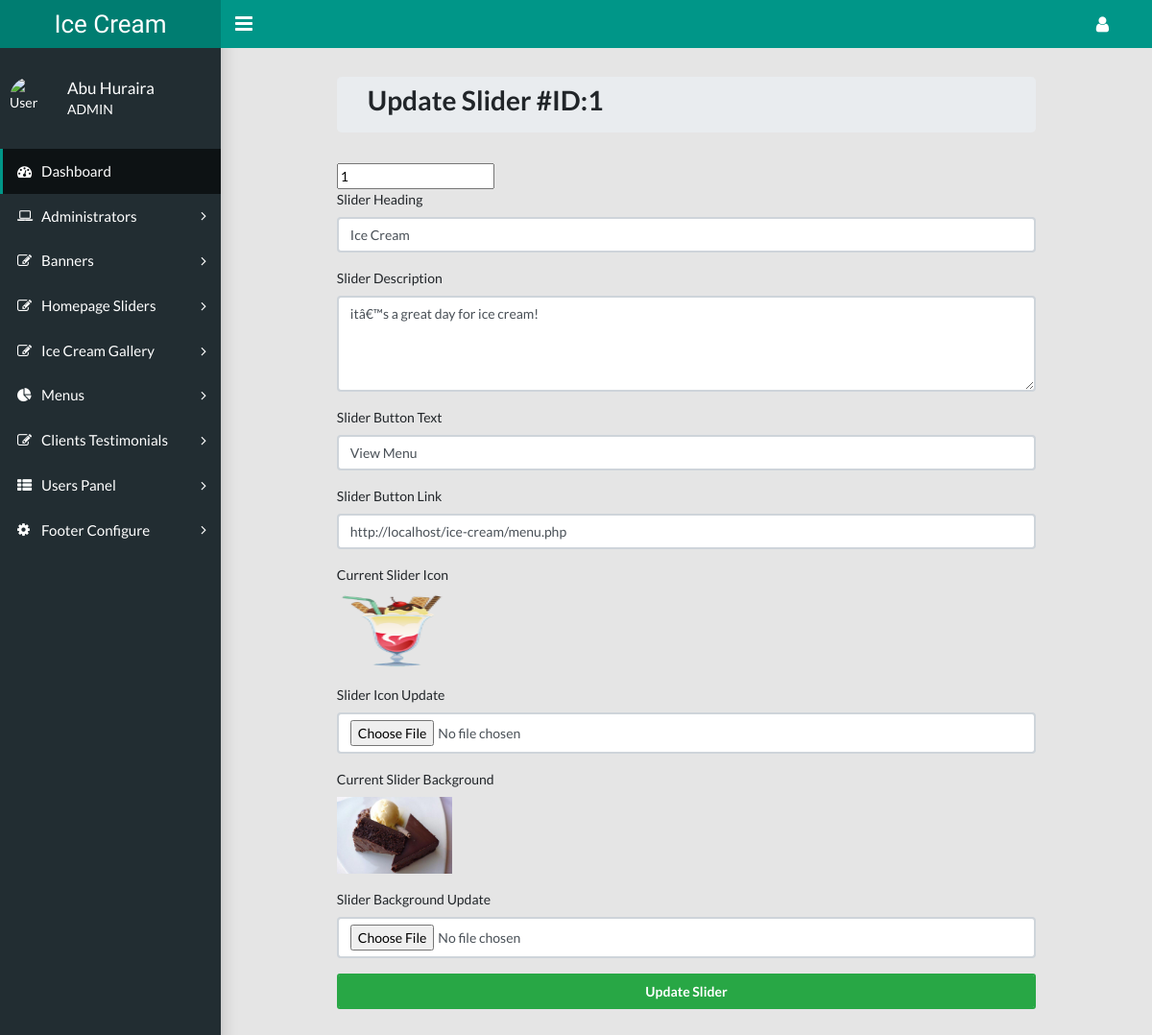
The app's page /admin/slider-update.php?id=1 (signed in) with its own data.
### tables this page shows
CREATE TABLE IF NOT EXISTS `sliders` (
  `slider_id` int(11) NOT NULL,
  `slider_heading` varchar(100) NOT NULL,
  `slider_desc` varchar(200) NOT NULL,
  `slider_button` varchar(100) NOT NULL,
  `slider_btn_link` varchar(255) NOT NULL,
  `slider_ico_img` varchar(255) NOT NULL,
  `slider_bg_img` varchar(255) NOT NULL,
  `slider_status` int(11) NOT NULL
);

### admin/slider-update.php (the view)
<?php
require 'header.php';
$id = $_GET['id'];
$SelectSlider = "SELECT * FROM sliders WHERE slider_id=$id";
$SelectSliderResult = mysqli_query($connect, $SelectSlider);
$assocSlider = mysqli_fetch_assoc($SelectSliderResult);
?>
<div class="container">
    <div class="row">
        <div class="col-md-10 col-lg-10 col-sm-10 col-xs-10 m-auto">
            <div class="jumbotron py-2">
                <h2>Update Slider #ID:<?php echo $assocSlider['slider_id'] ?></h2>
            </div>
            <form action="inc/slider-updated.php" method="post" enctype="multipart/form-data">
                <input type="text" name="sld_id" value="<?php echo $assocSlider['slider_id'] ?>">
                <div class="form-group">
                    <label for="sliderheading">Slider Heading</label>
                    <input type="text" name="sld_heading" value="<?php echo $assocSlider['slider_heading'] ?>" class="form-control">
                </div>
                <div class="form-group">
                    <label for="sliderdescription">Slider Description</label>
                    <textarea name="sld_desc" rows="4" placeholder="Slider Description . . . " class="form-control"><?php echo $assocSlider['slider_desc'] ?></textarea>
                </div>
                <div class="form-group">
                    <label for="sliderbutton">Slider Button Text</label>
                    <input type="text" name="sld_button" value="<?php echo $assocSlider['slider_button'] ?>" class="form-control">
                </div>
                <div class="form-group">
                    <label for="sliderbtnlink">Slider Button Link</label>
                    <input type="text" name="sld_btnlink" value="<?php echo $assocSlider['slider_btn_link'] ?>" class="form-control">
                </div>
                <div class="form-group">
                    <label for="currentslidericon">Current Slider Icon</label><br>
                    <img src="uploads/images/sliders/icons/<?php echo $assocSlider['slider_ico_img'] ?>" alt="" width="120" height="80">
                </div>
                <div class="form-group">
                    <label for="slidericonupdate">Slider Icon Update</label>
                    <input type="file" name="sld_ic_update" class="form-control">
                </div>
                <div class="form-group">
                    <label for="currentsliderbackground">Current Slider Background</label><br>
                    <img src="uploads/images/sliders/backgrounds/<?php echo $assocSlider['slider_bg_img'] ?>" alt="" width="120" height="80">
                </div>
                <div class="form-group">
                    <label for="sliderbackground">Slider Background Update</label>
                    <input type="file" name="sld_bg_update" class="form-control">
                </div>
                <div class="form-group">
                    <input type="submit" name="update_slider" class="form-control btn btn-success" value="Update Slider">
                </div>
            </form>
        </div>
    </div>
</div>
<?php
require 'footer.php';
?>

### records on screen
sliders: slider_id "1", sld_id "1", sld_heading "Ice Cream", sld_desc "itâ€™s a great day for ice cream!", sld_button "View Menu", sld_btnlink "http://localhost/ice-cream/menu.php", slider_ico_img (picture), slider_bg_img (picture)
